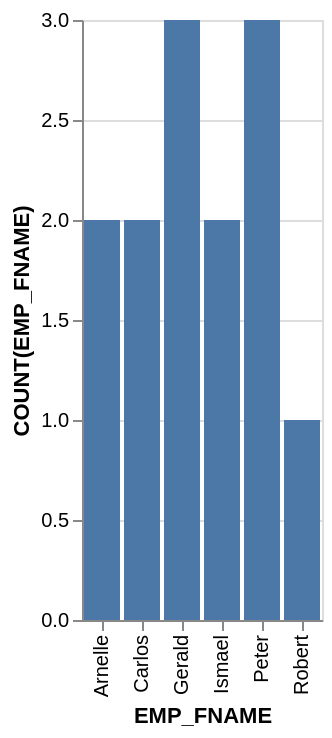

Source (Vega-Lite JSON):
### Vega-Lite specification from a JSON file in a GitHub repository (floating-point values rounded to 4 significant figures)
{"data": {"values": [{"x_data": "Arnelle", "y_data": 2}, {"x_data": "Carlos", "y_data": 2}, {"x_data": "Gerald", "y_data": 3}, {"x_data": "Ismael", "y_data": 2}, {"x_data": "Peter", "y_data": 3}, {"x_data": "Robert", "y_data": 1}]}, "mark": "bar", "encoding": {"x": {"field": "x_data", "type": "nominal", "title": "EMP_FNAME", "sort": "ascending"}, "y": {"field": "y_data", "type": "quantitative", "title": "COUNT(EMP_FNAME)"}}}
